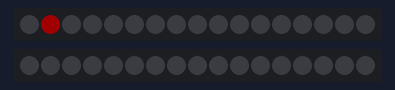
Recording of a sketch running on a simulated Arduino Mega 2560, built with avr-gcc and run on an emulated ATmega2560. On the bench: 2 × 17 RGB LEDs in strip order, left to right. Dim RGB values are drawn brighter than linear.

Above: at 0.95 s.
At 64.2 s:
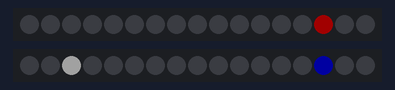
At 129.26 s:
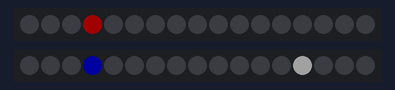

The sketch:

POV_3D_LED_Driver.ino
```cpp
#include <Adafruit_NeoPixel.h>
#include <math.h>

#define LED_COUNT 17
#define CENTR 8
#define REED_PIN 23

//frequency in hertz
float freq = 4;
const int r_res = 10;
const int th_res = 90;
unsigned long last_time;
boolean last_on = 0;

unsigned long mwait = long(1000000/(freq*th_res));
const unsigned char pins[] = {4,6};
Adafruit_NeoPixel leds[sizeof(pins)/sizeof(char)];

float th_step = 360/th_res;

float angle;

#define c1 0x222200
#define c2 0x002200
#define c3 0x000022
#define c4 0x222222
#define c5 0x220000

float img[][4] = {
                  {5,-4,1,c1},{5,-3,1,c1},{5,-2,1,c1},{5,-1,1,c1},{5,0,1,c1},{5,1,1,c1},{5,2,1,c1},{5,3,1,c1},{5,4,1,c1},{5,5,1,c1},
                  {-5,-4,1,c2},{-5,-3,1,c2},{-5,-2,1,c2},{-5,-1,1,c2},{-5,0,1,c2},{-5,1,1,c2},{-5,2,1,c2},{-5,3,1,c2},{-5,4,1,c2},
                  {-5,-5,1,c3},{-4,-5,1,c3},{-3,-5,1,c3},{-2,-5,1,c3},{-1,-5,1,c3},{0,-5,1,c3},{1,-5,1,c3},{2,-5,1,c3},{3,-5,1,c3},{4,-5,1,c3},
                  {-5,5,1,c4},{-4,5,1,c4},{-3,5,1,c4},{-2,5,1,c4},{-1,5,1,c4},{0,5,1,c4},{1,5,1,c4},{2,5,1,c4},{3,5,1,c4},{4,5,1,c4},

                  {-7,-5,0,c5},{-6,-5,0,c5},{-5,-5,0,c5},{-4,-5,0,c5},{-3,-5,0,c5},{-2,-5,0,c5},{-1,-4,0,c5},{-1,-3,0,c5},{-7,-2,0,c5},{-6,-2,0,c5},{-5,-2,0,c5},{-4,-2,0,c5},{-3,-2,0,c5},{-2,-2,0,c5},
                  {-7,2,0,c5},{-6,2,0,c5},{-5,2,0,c5},{-4,2,0,c5},{-3,2,0,c5},{-2,2,0,c5},{-1,3,0,c5},{-4,4,0,c5},{-3,4,0,c5},{-2,4,0,c5},{-1,5,0,c5},{-7,6,0,c5},{-6,6,0,c5},{-5,6,0,c5},{-4,6,0,c5},{-3,6,0,c5},{-2,6,0,c5},
                  {7,-5,0,c5},{6,-5,0,c5},{5,-5,0,c5},{4,-5,0,c5},{3,-5,0,c5},{2,-5,0,c5},{2,-4,0,c5},{2,-3,0,c5},{2,-2,0,c5},{3,-2,0,c5},{4,-2,0,c5},{5,-2,0,c5},{6
                  ,-2,0,c5},
                  {7,2,0,c5},{6,2,0,c5},{5,2,0,c5},{4,2,0,c5},{3,2,0,c5},{2,2,0,c5},{2,3,0,c5},{2,4,0,c5},{2,5,0,c5},{5,3,0,c5},{5,4,0,c5},{5,5,0,c5}
                  };


//float img[][3] = {{4,-4,c1},{4,4,c2},{-4,4,c3},{-4,-4,c4}};

void rect2polar(float* rect) {
  float x = rect[0];
  float y = rect[1];

  float r = sqrt(x*x+y*y);
  float th = atan(y/x)*180/M_PI;

  if(x < 0) {
    th += 180;
  }

  if(th < 0) {
    th += 360;
  } else if(th > 360) {
    th -= 360;
  }
  rect[0] = r;
  rect[1] = th;
}

void setup() {
  // put your setup code here, to run once:

  last_time = micros();
  Serial.begin(9600);
  //image (list of points in Cartesian coordinates)
  //convert image to polar coordinates
  for (int i = 0; i < sizeof(img)/sizeof(float[4]); i++ ) {
    rect2polar(img[i]);
  }


  angle = 0;
  for(int i = 0; i < sizeof(pins)/sizeof(char); i++) {
    leds[i] = Adafruit_NeoPixel(LED_COUNT, pins[i], NEO_GRB + NEO_KHZ800);
    leds[i].begin();
    leds[i].show();
  }

  pinMode(REED_PIN, INPUT_PULLUP);
  attachInterrupt(digitalPinToInterrupt(REED_PIN), zeroangle, FALLING);

}

void loop() {
  //int zero = digitalRead(REED_PIN);
  unsigned long mstart=micros();


  angle += th_step;
  if(angle >= 360) {
    angle = 0;
  }

  float opp_ang = angle - 180;
  if(opp_ang < 0) {
    opp_ang += 360;
  }

/*
  if (zero == LOW){
    //leds[0].setPixelColor(0, c1);
    //prevent issues with wind-up, debounce
    unsigned long current_time = micros();
    unsigned long mperiod = current_time - last_time;
    //if(mperiod > long(1000000/(1*th_res)) || mperiod < long(1000000/(20*th_res))) {
    Serial.print(mperiod);
    Serial.print(" ");
    Serial.println(mwait);
    if(mperiod > 200000) {
      mperiod = mwait;
    }
    if(last_on == 1 || mperiod <= long(1000000/(20*th_res))){
      //mperiod = mwait;
    } else {

    }
    last_time = current_time;
    angle = 0;
    freq = 1000000/mperiod;
    mwait = (mwait+mperiod)/2;

    last_on = 1;
  } else {
    last_on = 0;
  }*/
  /*if (zero == LOW){
    angle = 0;
  }*/


  //turn off all lights
  for (int j = 0; j < sizeof(pins)/sizeof(char); j++) {
    leds[j].clear();
  for (int i = 0; i < sizeof(img)/sizeof(float[4]); i++ ) {
    if(int(img[i][2]) == j){
    int light = int(img[i][0]+0.5);
    if( abs(img[i][1] - angle ) < th_step*2/4 ) {
      //turn on appropriate led
      leds[int(img[i][2])].setPixelColor(CENTR-light, img[i][3]);
      //Serial.println(i);

    } else if( abs(img[i][1] - opp_ang ) < th_step*2/4 ) {

      leds[int(img[i][2])].setPixelColor(CENTR+light, img[i][3]);
    }
    }
  }
    leds[j].show();
  }

  delayMicroseconds(mwait-(micros()-mstart));
}


void zeroangle() {
  unsigned long current_time = micros();
  unsigned long mperiod = current_time - last_time;
  last_time = current_time;
  angle = 0;
  //freq = 1000000/mperiod;
  if(abs(100*(mwait-mperiod)/mwait) < 50) {
    mwait = (mwait+mperiod)/2;
  }


}
```
